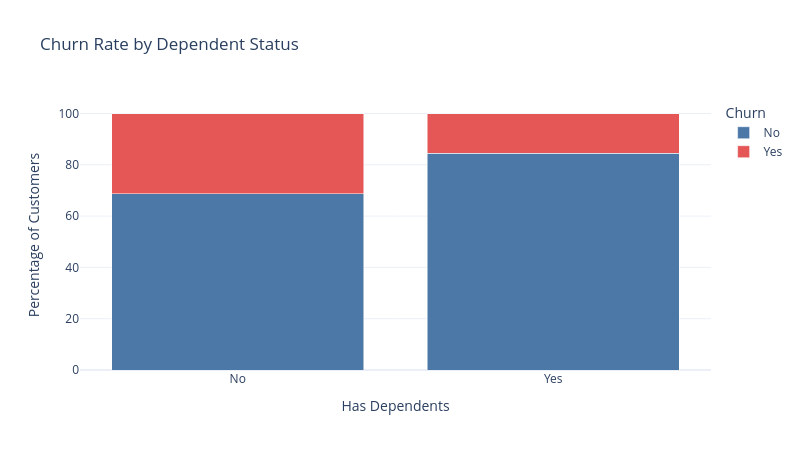

Notebook code for this chart:
### Markdown cell above
### Does having dependents reduce churn?

### Code cell
dependents = (
    pd.crosstab(
        df["Dependents"],
        df["Churn"],
        normalize="index"
    ) * 100
).reset_index()

dependents = dependents.melt(
    id_vars="Dependents",
    var_name="Churn",
    value_name="Percentage"
)

fig = px.bar(
    dependents,
    x="Dependents",
    y="Percentage",
    color="Churn",
    barmode="stack",
    title="Churn Rate by Dependent Status",
    color_discrete_sequence=["#4C78A8", "#E45756"]
)

fig.update_layout(
    template="plotly_white",
    width=800,
    height=450,
    xaxis_title="Has Dependents",
    yaxis_title="Percentage of Customers"
)

fig.show()

### Figure 1 — Plotly figure (JSON) as saved in the notebook; plotly's stock layout.template omitted (floating-point values rounded to 4 significant figures)
{"data": [{"hovertemplate": "Churn=No<br>Dependents=%{x}<br>Percentage=%{y}<extra></extra>", "legendgroup": "No", "marker": {"color": "#4C78A8", "pattern": {"shape": ""}}, "name": "No", "orientation": "v", "showlegend": true, "textposition": "auto", "type": "bar", "x": ["No", "Yes"], "xaxis": "x", "y": [68.72, 84.55], "yaxis": "y"}, {"hovertemplate": "Churn=Yes<br>Dependents=%{x}<br>Percentage=%{y}<extra></extra>", "legendgroup": "Yes", "marker": {"color": "#E45756", "pattern": {"shape": ""}}, "name": "Yes", "orientation": "v", "showlegend": true, "textposition": "auto", "type": "bar", "x": ["No", "Yes"], "xaxis": "x", "y": [31.28, 15.45], "yaxis": "y"}], "layout": {"barmode": "stack", "height": 450, "legend": {"title": {"text": "Churn"}, "tracegroupgap": 0}, "title": {"text": "Churn Rate by Dependent Status"}, "width": 800, "xaxis": {"anchor": "y", "domain": [0, 1], "title": {"text": "Has Dependents"}}, "yaxis": {"anchor": "x", "domain": [0, 1], "title": {"text": "Percentage of Customers"}}}}
